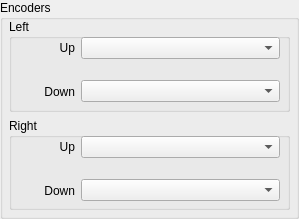
             <widget class="QGroupBox" name="groupBox_4">
              <property name="title">
               <string>Encoders</string>
              </property>
              <widget class="QWidget" name="verticalLayoutWidget_6">
               <property name="geometry">
                <rect>
                 <x>9</x>
                 <y>19</y>
                 <width>281</width>
                 <height>191</height>
                </rect>
               </property>
               <layout class="QVBoxLayout" name="verticalLayout_6">
                <item>
                 <widget class="QGroupBox" name="groupBox_9">
                  <property name="title">
                   <string>Left</string>
                  </property>
                  <widget class="QWidget" name="verticalLayoutWidget_7">
                   <property name="geometry">
                    <rect>
                     <x>0</x>
                     <y>10</y>
                     <width>271</width>
                     <height>81</height>
                    </rect>
                   </property>
                   <layout class="QVBoxLayout" name="verticalLayout_7">
                    <item>
                     <widget class="QWidget" name="widget_63" native="true">
                      <layout class="QHBoxLayout" name="horizontalLayout_81" stretch="1,3">
                       <property name="leftMargin">
                        <number>0</number>
                       </property>
                       <property name="topMargin">
                        <number>0</number>
                       </property>
                       <property name="rightMargin">
                        <number>0</number>
                       </property>
                       <property name="bottomMargin">
                        <number>0</number>
                       </property>
                       <item>
                        <widget class="QLabel" name="label_83">
                         <property name="layoutDirection">
                          <enum>Qt::LeftToRight</enum>
                         </property>
                         <property name="text">
                          <string>Up</string>
                         </property>
                         <property name="alignment">
                          <set>Qt::AlignRight|Qt::AlignTrailing|Qt::AlignVCenter</set>
                         </property>
                        </widget>
                       </item>
                       <item>
                        <widget class="QComboBox" name="encodercombo_1">
                         <property name="sizePolicy">
                          <sizepolicy hsizetype="MinimumExpanding" vsizetype="Fixed">
                           <horstretch>0</horstretch>
                           <verstretch>0</verstretch>
                          </sizepolicy>
                         </property>
                         <property name="placeholderText">
                          <string>Select Input</string>
                         </property>
                        </widget>
                       </item>
                      </layout>
                     </widget>
                    </item>
                    <item>
                     <widget class="QWidget" name="widget_20" native="true">
                      <layout class="QHBoxLayout" name="horizontalLayout_28" stretch="1,3">
                       <property name="leftMargin">
                        <number>0</number>
                       </property>
                       <property name="topMargin">
                        <number>0</number>
                       </property>
                       <property name="rightMargin">
                        <number>0</number>
                       </property>
                       <property name="bottomMargin">
                        <number>0</number>
                       </property>
                       <item>
                        <widget class="QLabel" name="label_30">
                         <property name="text">
                          <string>Down</string>
                         </property>
                         <property name="alignment">
                          <set>Qt::AlignRight|Qt::AlignTrailing|Qt::AlignVCenter</set>
                         </property>
                        </widget>
                       </item>
                       <item>
                        <widget class="QComboBox" name="encodercombo_2">
                         <property name="sizePolicy">
                          <sizepolicy hsizetype="MinimumExpanding" vsizetype="Fixed">
                           <horstretch>0</horstretch>
                           <verstretch>0</verstretch>
                          </sizepolicy>
                         </property>
                         <property name="placeholderText">
                          <string>Select Input</string>
                         </property>
                        </widget>
                       </item>
                      </layout>
                     </widget>
                    </item>
                   </layout>
                  </widget>
                 </widget>
                </item>
                <item>
                 <widget class="QGroupBox" name="groupBox_10">
                  <property name="title">
                   <string>Right</string>
                  </property>
                  <widget class="QWidget" name="verticalLayoutWidget_8">
                   <property name="geometry">
                    <rect>
                     <x>0</x>
                     <y>10</y>
                     <width>271</width>
                     <height>81</height>
                    </rect>
                   </property>
                   <layout class="QVBoxLayout" name="verticalLayout_9">
                    <item>
                     <widget class="QWidget" name="widget_64" native="true">
                      <layout class="QHBoxLayout" name="horizontalLayout_82" stretch="1,3">
                       <property name="leftMargin">
                        <number>0</number>
                       </property>
                       <property name="topMargin">
                        <number>0</number>
                       </property>
                       <property name="rightMargin">
                        <number>0</number>
                       </property>
                       <property name="bottomMargin">
                        <number>0</number>
                       </property>
                       <item>
                        <widget class="QLabel" name="label_84">
                         <property name="layoutDirection">
                          <enum>Qt::LeftToRight</enum>
                         </property>
                         <property name="text">
                          <string>Up</string>
                         </property>
                         <property name="alignment">
                          <set>Qt::AlignRight|Qt::AlignTrailing|Qt::AlignVCenter</set>
                         </property>
                        </widget>
                       </item>
                       <item>
                        <widget class="QComboBox" name="encodercombo_3">
                         <property name="sizePolicy">
                          <sizepolicy hsizetype="MinimumExpanding" vsizetype="Fixed">
                           <horstretch>0</horstretch>
                           <verstretch>0</verstretch>
                          </sizepolicy>
                         </property>
                         <property name="placeholderText">
                          <string>Select Input</string>
                         </property>
                        </widget>
                       </item>
                      </layout>
                     </widget>
                    </item>
                    <item>
                     <widget class="QWidget" name="widget_21" native="true">
                      <layout class="QHBoxLayout" name="horizontalLayout_29" stretch="1,3">
                       <property name="leftMargin">
                        <number>0</number>
                       </property>
                       <property name="topMargin">
                        <number>0</number>
                       </property>
                       <property name="rightMargin">
                        <number>0</number>
                       </property>
                       <property name="bottomMargin">
                        <number>0</number>
                       </property>
                       <item>
                        <widget class="QLabel" name="label_31">
                         <property name="text">
                          <string>Down</string>
                         </property>
                         <property name="alignment">
                          <set>Qt::AlignRight|Qt::AlignTrailing|Qt::AlignVCenter</set>
                         </property>
                        </widget>
                       </item>
                       <item>
                        <widget class="QComboBox" name="encodercombo_4">
                         <property name="sizePolicy">
                          <sizepolicy hsizetype="MinimumExpanding" vsizetype="Fixed">
                           <horstretch>0</horstretch>
                           <verstretch>0</verstretch>
                          </sizepolicy>
                         </property>
                         <property name="placeholderText">
                          <string>Select Input</string>
                         </property>
                        </widget>
                       </item>
                      </layout>
                     </widget>
                    </item>
                   </layout>
                  </widget>
                 </widget>
                </item>
               </layout>
              </widget>
             </widget>
